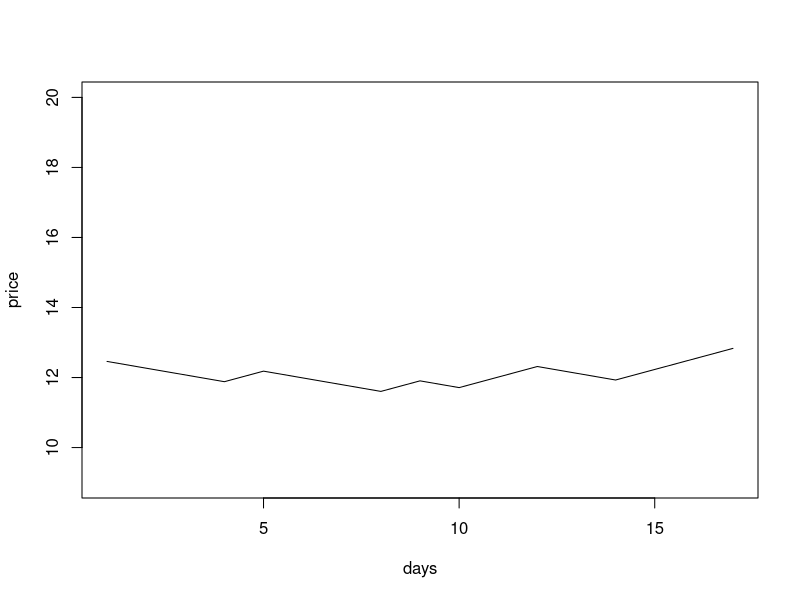
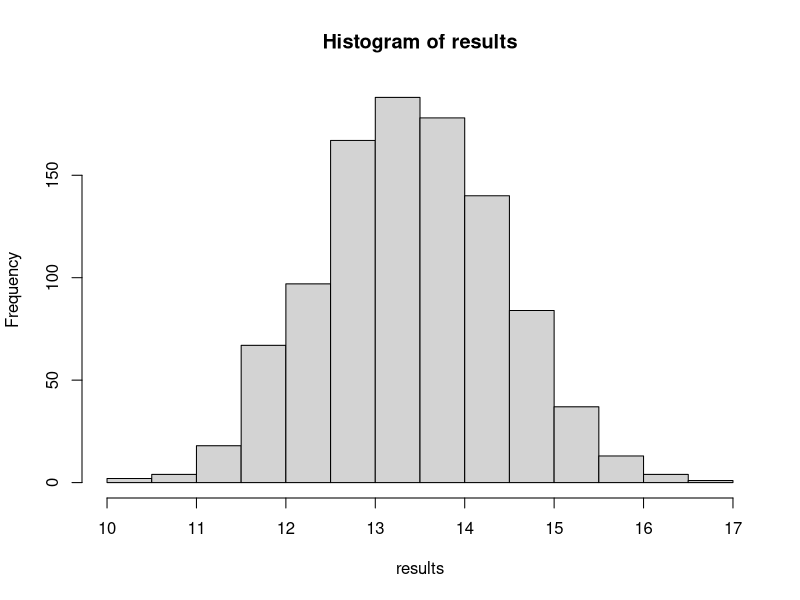

These charts were generated, in order, by the following R code: (Note: this script raises an error after producing the figures.)
#Ford
#Discrete
change <- sample(c(0.30129,-0.19286),size = 16,replace = TRUE,prob = c(0.5254,0.4746))
price <- cumsum(c(12.46,change))
plot(price,xlab = "days",type = "l",ylim=c(9,20))
tail(price,n=1)
results<-0
for(i in 1:1000){
  change <- sample(c(0.30129,-0.19286),size = 16,replace = TRUE,prob = c(0.5254,0.4746))
  price <- cumsum(c(12.46,change))
  results[i]<-tail(price,n=1)
}
results
hist(results)
mean(results)
sd(results)

#continous
Fm <- 0.006442 #calculted by excel
Fv <- 0.000752
stockprices<-0
for(i in 1:1000){
  xi<- rnorm(16,sd = sqrt(BBYv))
  zi<- cumsum(c(log(12.46),BBYm+xi))
  si = exp(zi)  
  stockprices[i]<-tail(si,n=1)
}
hist(stockprices)
mean(stockprices)
sqrt(var(stockprices))
 #as of April 23, the price is 118.17
 #prediction is 13.04
plot(si,type = "l")

